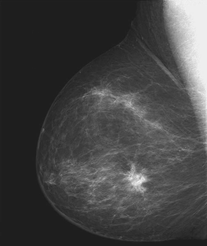
%> input picture Exercise_02/Images/breast_Xray.tif, 207 x 246 px, shrunk from 482 x 571 before the run
$ octave main.m   (GNU Octave 9; MATLAB toolbox functions it lacks are replaced by stand-ins)
%> lines starting %> are read from the running program, lines starting %| are printed output that depends on the picture; in (x1, y1, x2, y2) boxes, pixels count from 0 and x2, y2 are one past the last pixel; in counts of white or black regions, pixels touching at a corner belong together; the program's own positions count from 1
### Exercise_02/digital_negative.m
function out = digital_negative(in)
    in = double(in);

    % [14 lines of commented-out code are left out]

    tic; % start timer
    out = 255 - in;
    toc; % end timer
end

### Exercise_02/threshold.m
function out = threshold(in, thr)
    in = double(in);

    [rows, cols] = size(in);
    out = zeros(rows, cols);

    for r = 1:rows
        for c = 1:cols
            pix = in(r, c);
            if pix <= thr
                pix = 0;
            else
                pix = 255;
            end
            out(r, c) = pix;
        end
    end
end

### Exercise_02/log_transform.m
function out = log_transform(c, in)
    in = double(in);
    out = c.*log(in+1);
    out = 255*out/max(max(out));
end

### Exercise_02/power_law_transform.m
function out = power_law_transform(im, c, gamma)
    im = double(im);
    out = 255 * c .*((im/255).^gamma);
end

### Exercise_02/main.m
clear all;
close all;
clc;

% sub-task 1
breast_Xray = imread("Images/breast_Xray.tif");
%> breast_Xray is the input picture: size 246x207 uint8; min 28, max 243, mean 66.7
negative_breast_Xray = digital_negative(breast_Xray);

figure;
subplot(1,2,1); imshow(uint8(breast_Xray)); title("breast Xray original");
subplot(1,2,2); imshow(uint8(negative_breast_Xray)); title("negative breast Xray");

% sub-task 2
moon = imread("Images/moon.tif");
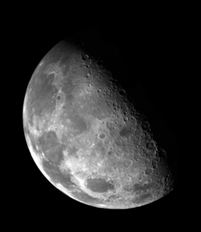
%> input picture Exercise_02/Images/moon.tif, 201 x 232 px, shrunk from 466 x 540 before the run
%> moon is the input picture: size 232x201 uint8; min 0, max 255, mean 42.7
threshold_moon = threshold(moon, 60);
%> after the loop in threshold, `for r = 1:rows`:
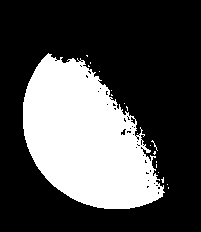
%> out: size 232x201 double; 30.5% white; 19 white regions (18 under 20 px), largest, box (x1, y1, x2, y2) and area: (23, 53, 165, 209) 14148

figure;
subplot(1,2,1); imshow(uint8(moon)); title("moon original");
subplot(1,2,2); imshow(uint8(threshold_moon)); title("thr = 60 moon");

% sub-task 3
DFT_no_log = imread("Images/DFT_no_log.tif");
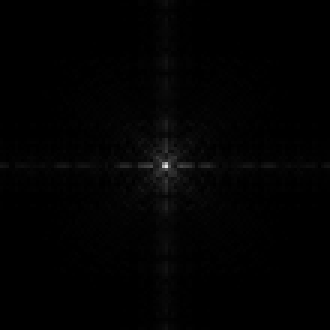
%> input picture Exercise_02/Images/DFT_no_log.tif, 110 x 110 px, shrunk from 256 x 256 before the run (shown 3 times larger)
%> DFT_no_log is the input picture: size 110x110 uint8; min 0, max 229, mean 2.1
log_transform_DFT = log_transform(1, DFT_no_log);

figure;
subplot(1,2,1); imshow(uint8(DFT_no_log)); title("DFT no log");
subplot(1,2,2); imshow(uint8(log_transform_DFT)); title("log transform DFT");

% sub-task 4
washed_aerial = imread("Images/washed_aerial.tif");
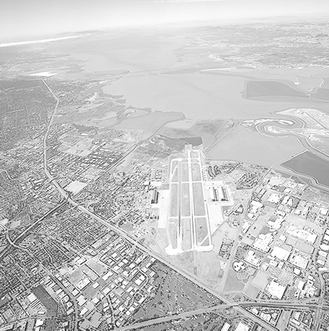
%> input picture Exercise_02/Images/washed_aerial.tif, 329 x 331 px, shrunk from 765 x 769 before the run
%> washed_aerial is the input picture: size 331x329 uint8; min 17, max 255, mean 197
power_law_transform_washed_aerial_g3 = power_law_transform(washed_aerial, 1, 3.0);
power_law_transform_washed_aerial_g4 = power_law_transform(washed_aerial, 1, 4.0);
power_law_transform_washed_aerial_g5 = power_law_transform(washed_aerial, 1, 5.0);

figure;
subplot(1,4,1); imshow(uint8(washed_aerial)); title("washed aerial original");
subplot(1,4,2); imshow(uint8(power_law_transform_washed_aerial_g3)); title("washed aerial, gamma = 3");
subplot(1,4,3); imshow(uint8(power_law_transform_washed_aerial_g4)); title("washed aerial, gamma = 4");
subplot(1,4,4); imshow(uint8(power_law_transform_washed_aerial_g5)); title("washed aerial, gamma = 5");

% sub-task 5
fractured_spine = imread("Images/fractured_spine.tif");
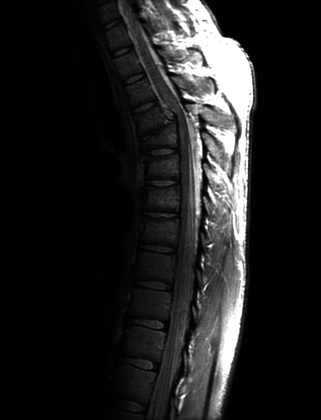
%> input picture Exercise_02/Images/fractured_spine.tif, 321 x 420 px, shrunk from 746 x 976 before the run
%> fractured_spine is the input picture: size 420x321 uint8; min 0, max 255, mean 32.6
power_law_transform_fractured_spine_g03 = power_law_transform(fractured_spine, 1, 0.3);
%> call 4 of power_law_transform, with c = 1, gamma = 0.3
%> in power_law_transform (call 4), `out = 255 * c .*((im/255).^gamma);`:
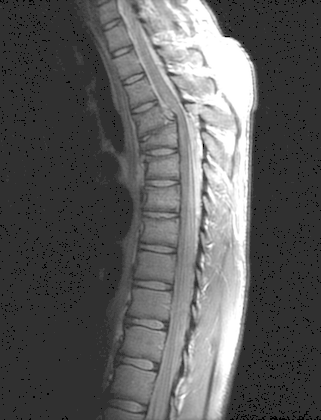
%> out: size 420x321 double; min 0, max 255, mean 92.1
power_law_transform_fractured_spine_g04 = power_law_transform(fractured_spine, 1, 0.4);
power_law_transform_fractured_spine_g05 = power_law_transform(fractured_spine, 1, 0.5);
%> call 6 of power_law_transform, with c = 1, gamma = 0.5
%> in power_law_transform (call 6), `out = 255 * c .*((im/255).^gamma);`:
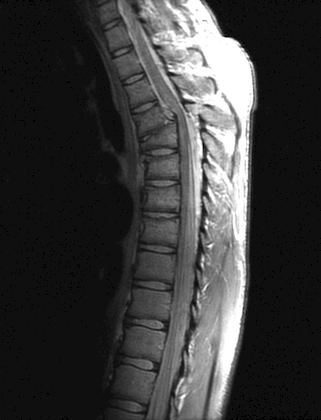
%> out: size 420x321 double; min 0, max 255, mean 59.2

figure;
subplot(1,4,1); imshow(uint8(fractured_spine)); title("fractured_spine original");
subplot(1,4,2); imshow(uint8(power_law_transform_fractured_spine_g03)); title("fractured_spine, gamma = 0.3");
subplot(1,4,3); imshow(uint8(power_law_transform_fractured_spine_g04)); title("fractured_spine, gamma = 0.4");
subplot(1,4,4); imshow(uint8(power_law_transform_fractured_spine_g05)); title("fractured_spine, gamma = 0.5");

% sub-task 6
% to be added
